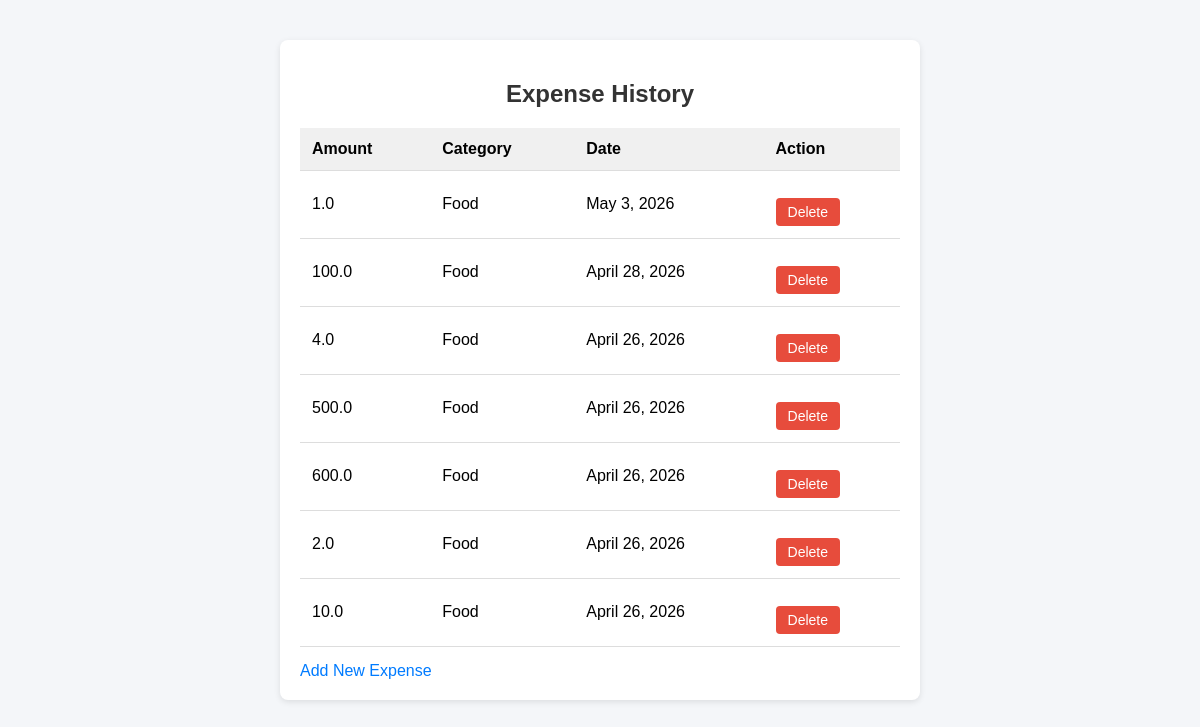
/expenses/history/, run on an earlier commit of the app's database.
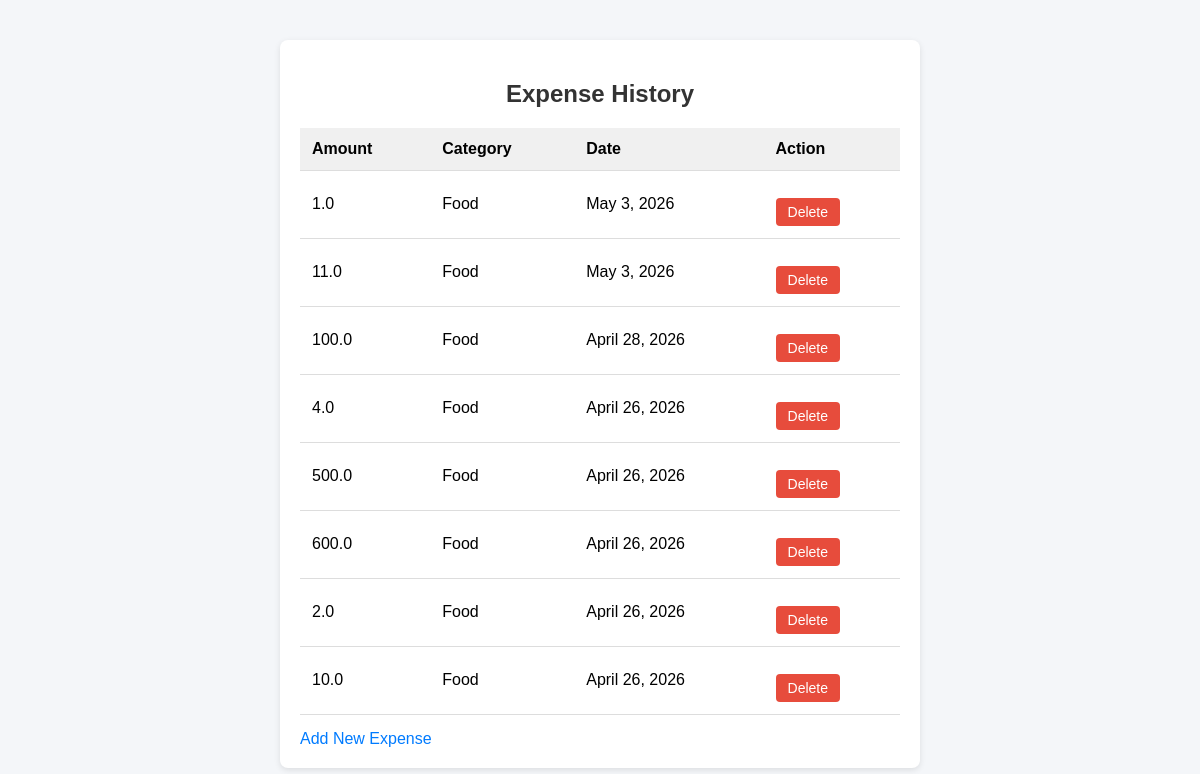
And on a later commit of the database.
### expenses/models.py (models this page shows, shortened)
class Log(models.Model):
    amount = models.FloatField()
    date = models.DateField(auto_now_add=True)
    category = models.ForeignKey(Category, on_delete=models.CASCADE)

class Category(models.Model):
    name = models.CharField(max_length=100)

### expenses/views.py (the view)
# urls.py: path('history/', views.history, name='history'),
def history(request):
    logs = Log.objects.all().order_by('-date')  # ✅ newest first
    return render(request, 'expenses/history.html', {'logs': logs})

### expenses/templates/expenses/history.html (shortened to what this page needs)
<!DOCTYPE html>
<html>
<head>
</head>
<body>
<div class="container">
    <h2>Expense History</h2>
    {% if logs %}
    <table>
        <tr>
            <th>Amount</th>
            <th>Category</th>
            <th>Date</th>
            <th>Action</th>
        </tr>
        {% for log in logs %}
        <tr>
            <td>{{ log.amount }}</td>
            <td>{{ log.category.name }}</td>
            <td>{{ log.date }}</td>
            <td><a href="{% url 'delete' log.id %}" class="delete-btn">Delete</a></td>
        </tr>
        {% endfor %}
    </table>
    {% else %}
        <p>No expenses found.</p>
    {% endif %}
    <a href="{% url 'add' %}">Add New Expense</a>
</div>
</body>
</html>

What changed in the data, as far as the page shows it:
added Log: amount "11.0", category.name "Food", date "May 3, 2026"
